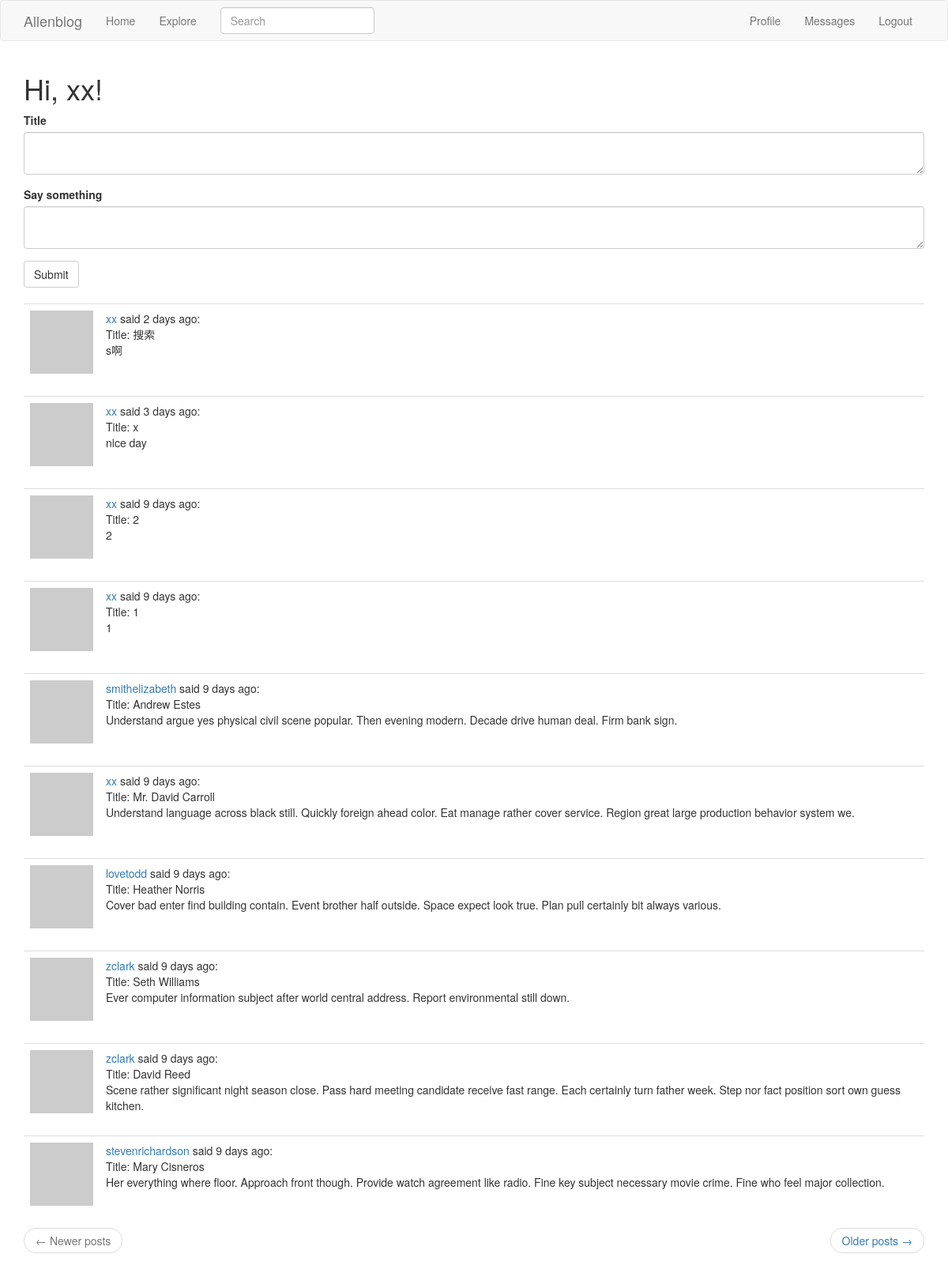
Screenshot of /index/ (signed in) with the database file from the repository.
### app/models.py (models this page shows, shortened)
class User(db.Model, UserMixin):
    __tablename__ = 'user'
    id = db.Column(db.Integer, primary_key=True)
    username = db.Column(db.String(64), index=True, unique=True)
    email = db.Column(db.String(120), index=True, unique=True)
    password_hash = db.Column(db.String(128))
    posts = db.relationship('Post', backref='author', lazy='dynamic')
    about_me = db.Column(db.String(140))
    last_seen = db.Column(db.DateTime, default=datetime.utcnow)
    followed = db.relationship(
        'User', secondary=followers,
        primaryjoin=(followers.c.follower_id == id),
        secondaryjoin=(followers.c.followed_id == id),
        backref=db.backref('followers', lazy='dynamic'),
        lazy='dynamic'
    )
    messages_sent = db.relationship('Message', foreign_keys='Message.sender_id', backref='author', lazy='dynamic')
    messages_received = db.relationship('Message', foreign_keys='Message.recipient_id', backref='recipient', lazy='dynamic')
    last_message_read_time = db.column(db.DateTime)
    def avatar(self, size):
        digest = md5(self.email.lower().encode('utf-8')).hexdigest()
        return 'https://www.gravatar.com/avatar/{}?d=identicon&s={}'.format(digest, size)
    def followed_posts(self):
        followed = Post.query.join(
            followers, (followers.c.followed_id == Post.user_id)
        ).filter(followers.c.follower_id == self.id)
        own = Post.query.filter_by(user_id=self.id)
        return followed.union(own).order_by(Post.timestamp.desc())

class SearchableMixin(object):
    @classmethod
    def before_commit(cls, session):
        session._changes = {
            'add': list(session.new),
            'update': list(session.dirty),
            'delete': list(session.deleted)
        }
    @classmethod
    def after_commit(cls, session):
        for obj in session._changes['add']:
            if isinstance(obj, SearchableMixin):
                add_to_index(obj.__tablename__, obj)
        for obj in session._changes['update']:
            if isinstance(obj, SearchableMixin):
                add_to_index(obj.__tablename__, obj)
        for obj in session._changes['delete']:
            if isinstance(obj, SearchableMixin):
                remove_from_index(obj.__tablename__, obj)
        session._changes = None

class Post(SearchableMixin ,db.Model):
    __tablename__ = 'post'
    __searchable__ = ['body']
    id = db.Column(db.Integer, primary_key=True)
    title = db.Column(db.String(32), index=True)
    body = db.Column(db.String(140))
    timestamp = db.Column(db.DateTime, index=True, default=datetime.utcnow)
    user_id = db.Column(db.Integer, db.ForeignKey('user.id'))

### app/main/views.py (the view)
@main.route('/', methods=['GET', 'POST'])
@main.route('/index/', methods=['GET', 'POST'])
@login_required
def index():
    form = PostForm()
    if form.validate_on_submit():
        post = Post(title=form.title.data, body=form.body.data, author=current_user)
        db.session.add(post)
        db.session.commit()
        flash('You added a new post!')
        return redirect(url_for('main.index'))
    page = request.args.get('page', 1, type=int)
    posts = current_user.followed_posts().paginate(page, current_app.config['POSTS_PER_PAGE'], False)
    next_url = url_for('main.index', page=posts.next_num) if posts.has_next else None
    prev_url = url_for('main.index', page=posts.prev_num) if posts.has_prev else None
    return render_template('index.html', title='Home page', form=form, posts=posts.items, next_url=next_url,
                           prev_url=prev_url)

### app/main/forms.py
class SearchForm(FlaskForm):
    q = StringField('Search', validators=[DataRequired()])
    def __init__(self, *args, **kwargs):
        if 'formdata' not in kwargs:
            kwargs['formdata'] = request.args
        if 'csrf_enabled' not in kwargs:
            kwargs['csrf_enabled'] = False
        super(SearchForm, self).__init__(*args, **kwargs)

class PostForm(FlaskForm):
    title = TextAreaField('Title ', validators=[DataRequired(), Length(min=1, max=32)])
    body = TextAreaField('Say something ', validators=[DataRequired(), Length(min=1, max=140)])
    submit = SubmitField('Submit')

### app/main/views.py (called while the page is built)
@main.before_request
def before_request():
    if current_user.is_authenticated:
        current_user.last_seen = datetime.utcnow()
        db.session.commit()
        g.search_form = SearchForm()

### app/models.py (called while the page is built)
@login_manager.user_loader
def load_user(id):
    return User.query.get(int(id))

### app/templates/index.html
{% extends "base.html" %}
{% import 'bootstrap/wtf.html' as wtf %}
{% block app_content %}
    <h1>Hi, {{ current_user.username }}!</h1>
    {% if form %}
    {{ wtf.quick_form(form) }}
    <br>
    {% endif %}
    {% for post in posts %}
        {% include '_post.html' %}
    {% endfor %}
    <nav aria-label="...">
        <ul class="pager">
            <li class="previous{% if not prev_url %} disabled{% endif %}">
                <a href="{{ prev_url or '#' }}">
                    <span aria-hidden="true">&larr;</span> Newer posts
                </a>
            </li>
            <li class="next{% if not next_url %} disabled{% endif %}">
                <a href="{{ next_url or '#' }}">
                    Older posts <span aria-hidden="true">&rarr;</span>
                </a>
            </li>
        </ul>
    </nav>
{% endblock %}

### app/templates/_post.html
    <table class="table table-hover">
        <tr>
            <td width="70px">
                <span class="user_popup">
                    <a href="{{ url_for('main.user_profile', username=post.author.username) }}">
                        <img src="{{ post.author.avatar(70) }}" />
                    </a>
                 </span>
            </td>
            <td>
                <span class="user_popup">
                    <a href="{{ url_for('main.user_profile', username=post.author.username) }}">
                        {{ post.author.username }}
                    </a>
                </span>
                said {{ moment(post.timestamp).fromNow() }}:
                <br>
                Title: {{ post.title }}
                <br>
                {{ post.body }}
            </td>
        </tr>
    </table>

### rows the page displays
User: username "xx"
Post: author.username "xx", timestamp "2 days ago", title "搜索", body "s啊"
Post: author.username "xx", timestamp "3 days ago", title "x", body "nice day"
Post: author.username "xx", timestamp "9 days ago", title "2", body "2"
Post: author.username "xx", timestamp "9 days ago", title "1", body "1"
Post: author.username "smithelizabeth", timestamp "9 days ago", title "Andrew Estes", body "Understand argue yes physical civil scene popular. Then evening modern. Decade drive human deal. Firm bank sign."
Post: author.username "xx", timestamp "9 days ago", title "Mr. David Carroll", body "Understand language across black still. Quickly foreign ahead color. Eat manage rather cover service. Region great large production behavior system we."
Post: author.username "lovetodd", timestamp "9 days ago", title "Heather Norris", body "Cover bad enter find building contain. Event brother half outside. Space expect look true. Plan pull certainly bit always various."
Post: author.username "zclark", timestamp "9 days ago", title "Seth Williams", body "Ever computer information subject after world central address. Report environmental still down."
Post: author.username "zclark", timestamp "9 days ago", title "David Reed", body "Scene rather significant night season close. Pass hard meeting candidate receive fast range. Each certainly turn father week. Step nor fact position sort own guess kitchen."
Post: author.username "stevenrichardson", timestamp "9 days ago", title "Mary Cisneros", body "Her everything where floor. Approach front though. Provide watch agreement like radio. Fine key subject necessary movie crime. Fine who feel major collection."
